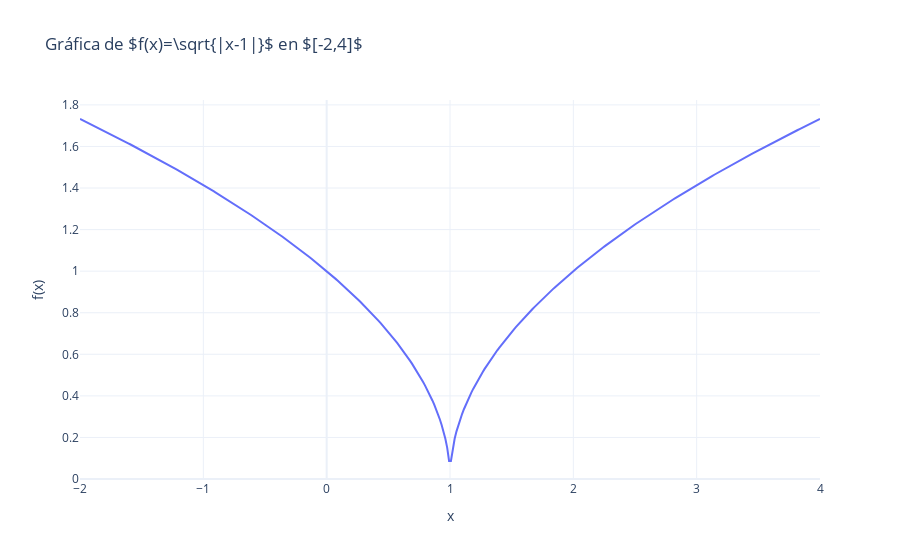

The cell this chart's notebook holds for it:
### Markdown cell above
# Problemas 10.1 Ejercicio 1  

Página 483 del PDF de Hausler 

$$
f(x) = \sqrt{|x-1|}
$$

para $-2 \le x \le 4$

### Code cell
import numpy as np
import plotly.graph_objects as go

# Definir el dominio
x = np.linspace(-2, 4, 400)

# Definir la función f(x) = sqrt(|x-1|)
y = np.sqrt(np.abs(x - 1))

# Crear la figura
fig = go.Figure()

# Agregar la curva
fig.add_trace(go.Scatter(
    x=x, y=y,
    mode='lines',
    name=r"$f(x)=\sqrt{|x-1|}$"
))

# Personalizar diseño
fig.update_layout(
    title=r"Gráfica de $f(x)=\sqrt{|x-1|}$ en $[-2,4]$",
    xaxis_title="x",
    yaxis_title="f(x)",
    template="plotly_white"
)

# Mostrar la gráfica
fig.show()

### Figure 1 — Plotly figure (JSON) as saved in the notebook; plotly's stock layout.template omitted (floating-point values rounded to 4 significant figures; data arrays with more than 128 entries replaced by an {"elided": "..."} marker saying what was removed)
{"data": [{"mode": "lines", "name": "$f(x)=\\sqrt{|x-1|}$", "type": "scatter", "x": {"elided": "400 float values"}, "y": {"elided": "400 float values"}}], "layout": {"title": {"text": "Gráfica de $f(x)=\\sqrt{|x-1|}$ en $[-2,4]$"}, "xaxis": {"title": {"text": "x"}}, "yaxis": {"title": {"text": "f(x)"}}}}
